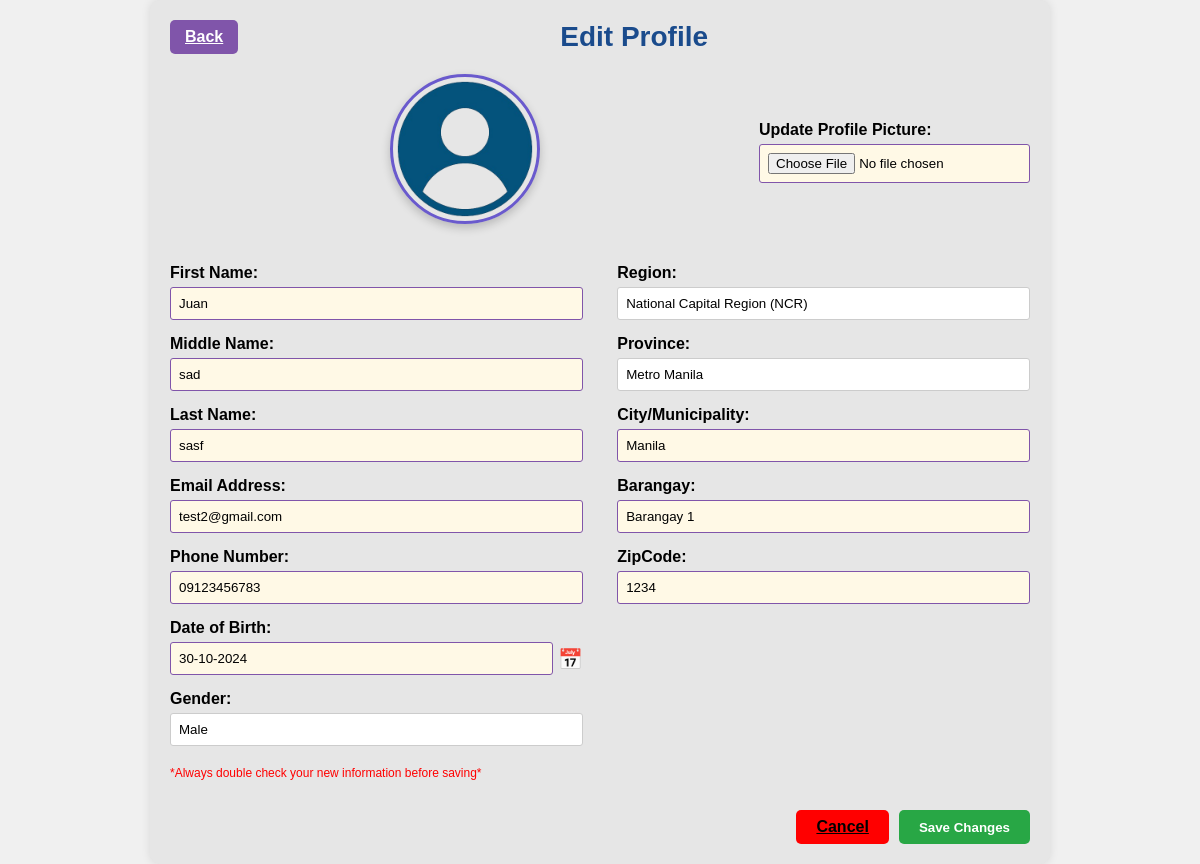
Screenshot of /edit_profile.php (signed in) with the database file from the repository.
### tables this page shows
CREATE TABLE `patients` (
  `id` int(11) NOT NULL,
  `first_name` varchar(50) NOT NULL,
  `middle_name` varchar(50) DEFAULT NULL,
  `last_name` varchar(50) NOT NULL,
  `email` varchar(100) NOT NULL,
  `phone_number` varchar(15) NOT NULL,
  `region` varchar(50) NOT NULL,
  `region_name` varchar(100) DEFAULT NULL,
  `province` varchar(50) NOT NULL,
  `province_name` varchar(100) DEFAULT NULL,
  `city` varchar(50) NOT NULL,
  `city_name` varchar(100) DEFAULT NULL,
  `barangay` varchar(50) NOT NULL,
  `barangay_name` varchar(100) DEFAULT NULL,
  `zip_code` varchar(10) NOT NULL,
  `date_of_birth` date NOT NULL,
  `password_hash` varchar(255) NOT NULL,
  `gender` enum('Male','Female','Other') NOT NULL,
  `role` enum('dentist','dental_helper','user') DEFAULT 'user',
  `created_at` timestamp NOT NULL DEFAULT current_timestamp(),
  `profile_img` varchar(255) DEFAULT 'profile-placeholder.jpg',
  `profile_picture` varchar(255) NOT NULL DEFAULT 'profile-placeholder.jpg'
);

### includes/profile_functions.php (called while the page is built, shortened)
<?php
function get_profile_image_url($user_id = null, $size = 'small') {
    $default_image = '/M_A_Oida_Dental_Clinic/assets/photos/default_avatar.png';
    $image_path = '/M_A_Oida_Dental_Clinic/assets/images/profiles/user_' . $user_id . '.jpg';
    $server_path = $_SERVER['DOCUMENT_ROOT'] . $image_path;
    return $default_image;
}
?>

### edit_profile.php (the view, shortened to what this page needs)
<?php
require 'db.php';
require_once('includes/profile_functions.php');
$user_id = $_SESSION['user_id'];
$sql = "
    SELECT
        first_name, middle_name, last_name, email,
        phone_number, date_of_birth, gender,
        region, province, city, barangay, zip_code,
        profile_picture
    FROM patients
    WHERE id = ?
";
$stmt = $conn->prepare($sql);
$stmt->bind_param("i", $user_id);
$stmt->execute();
$result = $stmt->get_result();
$user = $result->fetch_assoc();
$regions = [
    'NCR' => 'National Capital Region (NCR)',
    'Region III (Central Luzon)' => 'Region III (Central Luzon)',
    'Region IV-A (Calabarzon)' => 'Region IV-A (Calabarzon)'
];
$provinces = [
    'NCR' => ['Metro Manila'],
    'Region III (Central Luzon)' => ['Pampanga', 'Bulacan', 'Nueva Ecija'],
    'Region IV-A (Calabarzon)' => ['Cavite', 'Laguna', 'Batangas']
];
$formatted_dob = date('d-m-Y', strtotime($user['date_of_birth']));
?>
<!DOCTYPE html>
<html lang="en">
<head>
    <link rel="stylesheet" href="assets/css/profiles.css">
    <link rel="stylesheet" href="assets/css/profile-icon.css">
    <link rel="stylesheet" href="https://cdn.jsdelivr.net/npm/flatpickr/dist/flatpickr.min.css">
    <link rel="stylesheet" href="https://cdnjs.cloudflare.com/ajax/libs/font-awesome/6.4.2/css/all.min.css">
</head>
<body>
    <div class="profile-container">
        <form method="POST" enctype="multipart/form-data">
            <div class="header">
                <a href="profile.php" class="back-btn">Back</a>
                <h1 class="profile-title">Edit Profile</h1>
            </div>
            <div class="profile-content">
                <div class="profile-pic-section">
                    <div class="profile-pic-container">
                        <img id="profilePreview" src="<?php echo get_profile_image_url($user_id); ?>"
                            alt="Profile Picture" class="profile-pic">
                    </div>
                    <div class="form-group">
                        <label>Update Profile Picture:</label>
                        <input id="profileInput" type="file" name="profile_picture" accept="image/*">
                    </div>
                </div>
                <div class="profile-info">
                    <div class="info-column">
                        <div class="form-group">
                            <label for="firstName">First Name:</label>
                            <input type="text" id="firstName" name="first_name"
                                value="<?php echo htmlspecialchars($user['first_name']); ?>">
                        </div>
                        <div class="form-group">
                            <label for="middleName">Middle Name:</label>
                            <input type="text" id="middleName" name="middle_name"
                                value="<?php echo htmlspecialchars($user['middle_name'] ?? ''); ?>">
                        </div>
                        <div class="form-group">
                            <label for="lastName">Last Name:</label>
                            <input type="text" id="lastName" name="last_name"
                                value="<?php echo htmlspecialchars($user['last_name']); ?>">
                        </div>
                        <div class="form-group">
                            <label for="email">Email Address:</label>
                            <input type="email" id="email" name="email"
                                value="<?php echo htmlspecialchars($user['email']); ?>">
                        </div>
                        <div class="form-group">
                            <label for="phone">Phone Number:</label>
                            <input type="text" id="phone" name="phone_number"
                                value="<?php echo htmlspecialchars($user['phone_number']); ?>">
                        </div>
                        <div class="form-group">
                            <label for="dob">Date of Birth:</label>
                            <div class="date-input-container">
                                <input type="text" id="dob" name="date_of_birth"
                                    value="<?php echo htmlspecialchars($formatted_dob); ?>">
                                <span class="date-icon">📅</span>
                            </div>
                        </div>
                        <div class="form-group">
                            <label for="gender">Gender:</label>
                            <select id="gender" name="gender" class="styled-select">
                                <option value="Male" <?= $user['gender'] === 'Male' ? 'selected' : '' ?>>Male</option>
                            </select>
                        </div>
                    </div>
                    <div class="info-column">
                        <div class="form-group">
                            <label for="region">Region:</label>
                            <select id="region" name="region" class="styled-select">
                                <?php foreach ($regions as $value => $label): ?>
                                    <option value="<?= $value ?>" <?= $user['region'] === $value ? 'selected' : '' ?>>
                                        <?= $label ?>
                                    </option>
                                <?php endforeach; ?>
                            </select>
                        </div>
                        <div class="form-group">
                            <label for="province">Province:</label>
                            <select id="province" name="province" class="styled-select">
                                <?php foreach ($provinces[$user['region']] as $province): ?>
                                    <option value="<?= $province ?>" <?= $user['province'] === $province ? 'selected' : '' ?>>
                                        <?= $province ?>
                                    </option>
                                <?php endforeach; ?>
                            </select>
                        </div>
                        <div class="form-group">
                            <label for="city">City/Municipality:</label>
                            <input type="text" id="city" name="city"
                                value="<?php echo htmlspecialchars($user['city']); ?>">
                        </div>
                        <div class="form-group">
                            <label for="barangay">Barangay:</label>
                            <input type="text" id="barangay" name="barangay"
                                value="<?php echo htmlspecialchars($user['barangay']); ?>">
                        </div>
                        <div class="form-group">
                            <label for="zipCode">ZipCode:</label>
                            <input type="text" id="zipCode" name="zip_code"
                                value="<?php echo htmlspecialchars($user['zip_code']); ?>">
                        </div>
                    </div>
                </div>
                <p class="validation-note">*Always double check your new information before saving*</p>
                <div class="action-buttons">
                    <a href="profile.php" class="cancel-btn">Cancel</a>
                    <button type="submit" class="save-btn">Save Changes</button>
                </div>
            </div>
        </form>
    </div>
</body>
</html>

### assets/css/profiles.css (style rules this page uses)
* { margin: 0; padding: 0; box-sizing: border-box; font-family: Arial, sans-serif; }
body { background-color: #f0f0f0; display: flex; justify-content: center; align-items: center; min-height: 100vh; }
.profile-container { width: 900px; background-color: #e6e6e6; border-radius: 10px; padding: 20px; box-shadow: 0 0 10px rgba(0, 0, 0, 0.1); }
.header { display: flex; justify-content: space-between; align-items: center; margin-bottom: 20px; }
.profile-title { color: #1a4b8c; font-size: 28px; font-weight: bold; text-align: center; flex-grow: 1; }
.back-btn { background-color: #8055aa; color: white; border: none; border-radius: 5px; padding: 8px 15px; font-weight: bold; cursor: pointer; }
.profile-pic-section { display: flex; align-items: center; margin-bottom: 20px; }
.profile-pic-container { width: 100px; height: 100px; border: 2px solid #7a49a5; border-radius: 5px; overflow: hidden; margin-right: 20px; }
.profile-pic { width: 100%; height: 100%; object-fit: cover; }
.profile-info { display: flex; justify-content: space-between; }
.info-column { width: 48%; }
.form-group { margin-bottom: 15px; }
.form-group label { display: block; font-weight: bold; margin-bottom: 5px; }
.form-group input, .form-group select { width: 100%; padding: 8px; border: 1px solid #ccc; border-radius: 3px; background-color: white; }
.action-buttons { display: flex; justify-content: flex-end; margin-top: 30px; gap: 10px; }
input:not([readonly]) { background-color: #fff9e6 !important; border: 1px solid #8055aa !important; }
.cancel-btn { background-color: #ff0000; color: rgb(0, 0, 0); border: none; border-radius: 5px; padding: 8px 20px; font-weight: bold; cursor: pointer; }
.save-btn { background-color: #28a745; color: white; border: none; border-radius: 5px; padding: 8px 20px; font-weight: bold; cursor: pointer; }
.validation-note { color: #ff0000; font-size: 12px; margin-top: 5px; }
.date-input-container { display: flex; align-items: center; }
.date-input-container input { flex-grow: 1; }
.date-icon { margin-left: 5px; font-size: 20px; }
.styled-select { width: 100%; padding: 8px; border: 1px solid #8055aa; border-radius: 3px; background-color: #fff9e6; appearance: none; -webkit-appearance: none; -moz-appearance: none; }
.date-icon { cursor: pointer; }

### rows the page displays
patients: first_name "Juan", middle_name "sad", last_name "sasf", email "test2@gmail.com", phone_number "09123456783", date_of_birth "30-10-2024", gender "Male", region "National Capital Region (NCR)", city "Manila", barangay "Barangay 1", zip_code "1234"

### other values shown
form field province "Metro Manila"
